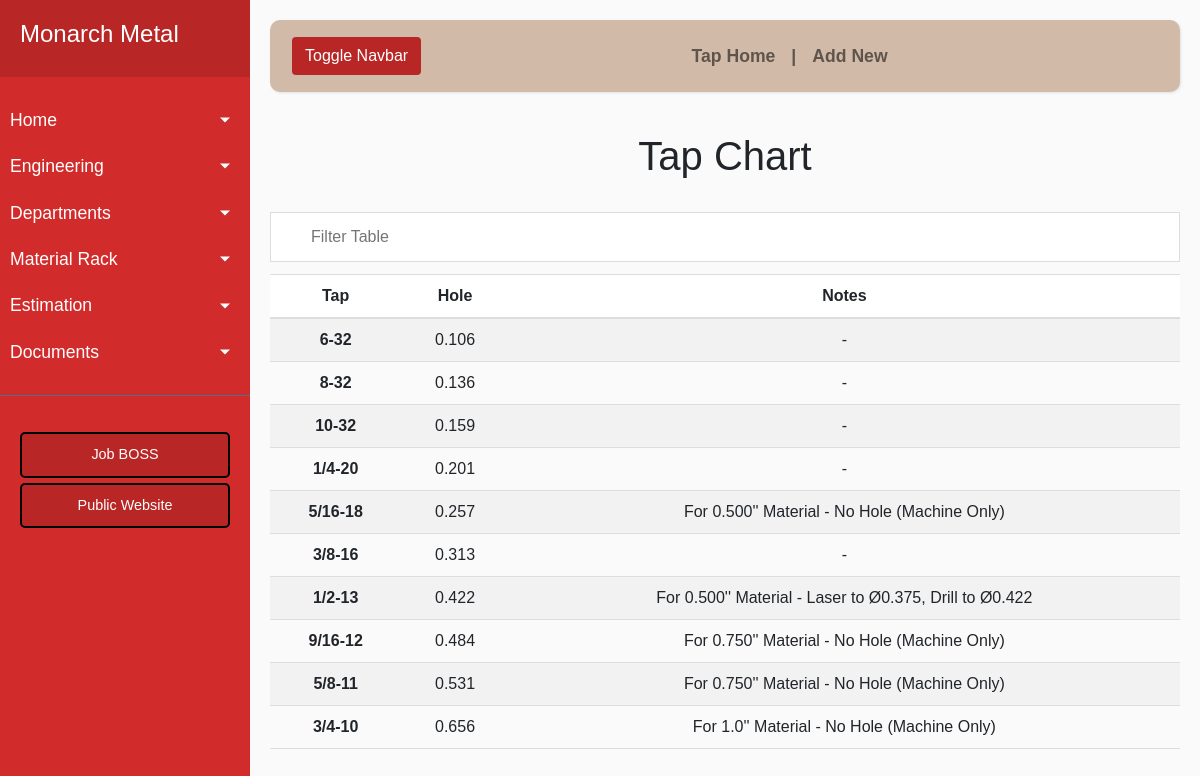
Page /taps on the earlier database version.
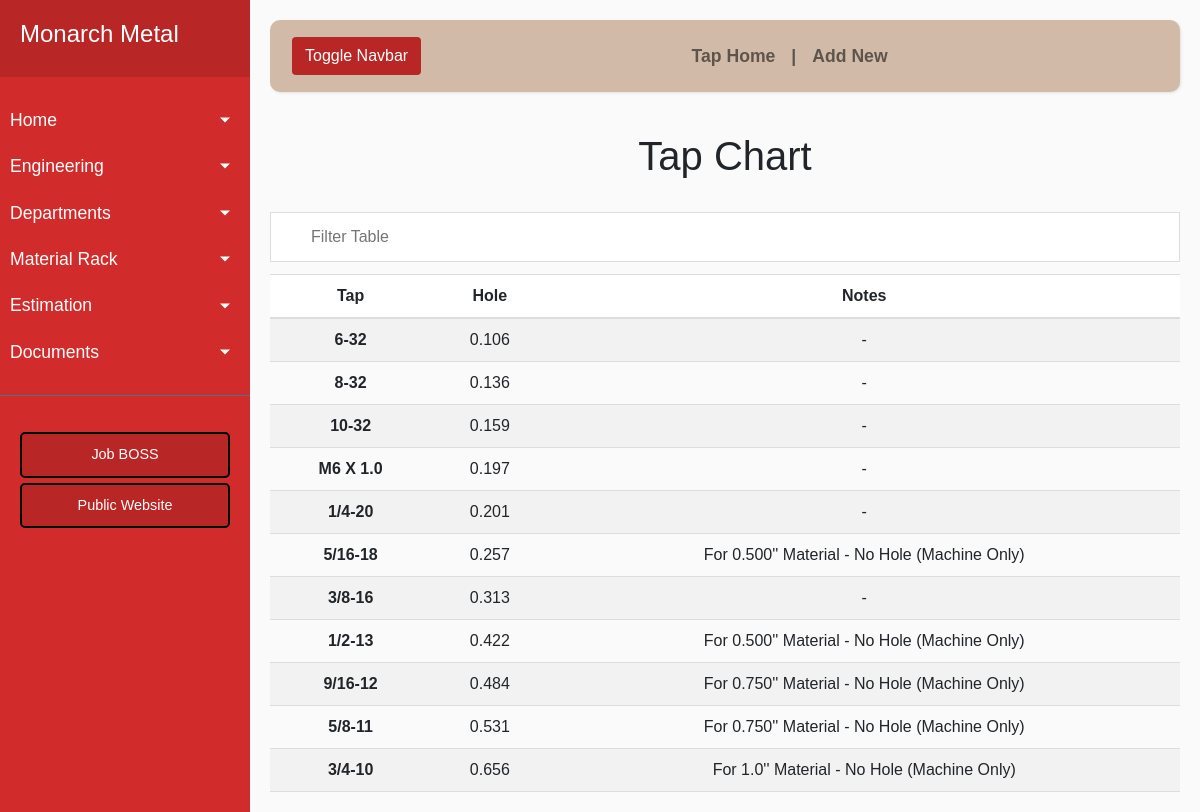
Same page on the later database version.
### app/models.py (models this page shows, shortened)
class Taps(Base):
    __tablename__ = 'taps'
    id = Column(Integer, primary_key=True)
    tap = Column(String(50))
    size = Column(String(50))
    note = Column(String(120))

### app/routes.py (the view)
@app.route('/taps')
def taps():
    tap = Taps.query.order_by('size').all()
    return render_template('taps.html', tap=tap)

### app/routes.py (called while the page is built)
@app.teardown_appcontext
def shutdown_session(exception=None):
    db_session.remove()

### app/templates/taps.html (shortened to what this page needs)
{% extends 'tapbase.html' %}
{% block content %}
    <h1 align='center'>Tap Chart</h1>
    <br>
    <body>
        <input type="text" id="myInput" onkeyup="filterTable()" placeholder="Filter Table">
            <table id="myTable">
                <tr class="header">
                    <th scope="col">Tap</th>
                    <th scope="col">Hole</th>
                    <th scope="col">Notes</th>
                </tr>
            {% for t in tap %}
                <tr id={{ t.id }}>
                    <td><a href="/edit_tap/{{ t.id }}"><span style="font-weight:bold">{{ t.tap }}</span></a></th>
                    <td align='center'> {{ t.size }} </td>
                    <td align='center'> {{ t.note }} </td>
                </tr>
            {% endfor %}
            </table>
    </body>
{% endblock %}

Differences in the rows shown:
added Taps: tap "M6 X 1.0", size "0.197", note "-"
changed Taps (number 8 of 11 on the later page): note "For 0.500'' Material - Laser to Ø0.375, Drill to Ø0.422" → "For 0.500'' Material - No Hole (Machine Only)"
